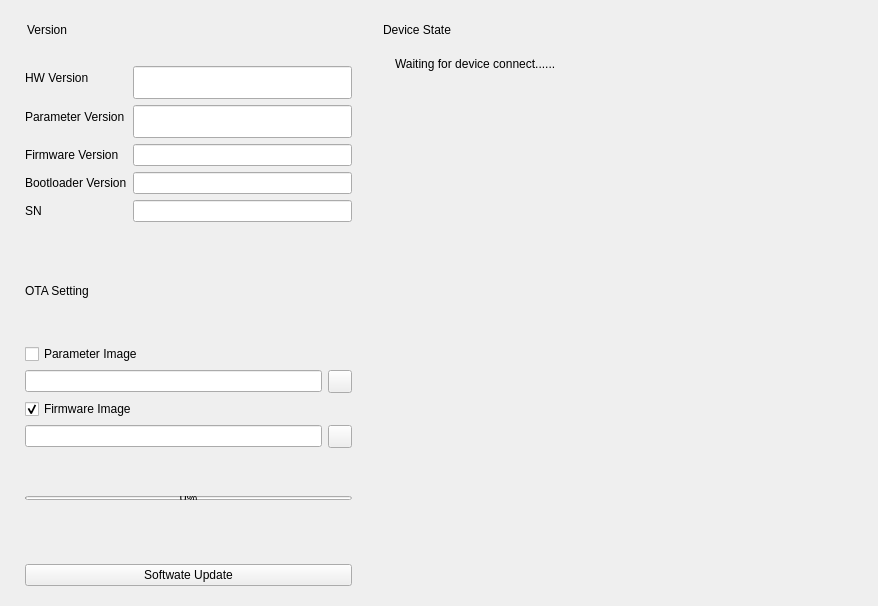
       <widget class="QWidget" name="BMS_TAB">
        <attribute name="title">
         <string>BMS</string>
        </attribute>
        <layout class="QHBoxLayout" name="horizontalLayout_18">
         <item>
          <widget class="CardWidget" name="SettingCard_3">
           <property name="sizePolicy">
            <sizepolicy hsizetype="Preferred" vsizetype="Expanding">
             <horstretch>0</horstretch>
             <verstretch>0</verstretch>
            </sizepolicy>
           </property>
           <property name="minimumSize">
            <size>
             <width>350</width>
             <height>0</height>
            </size>
           </property>
           <property name="maximumSize">
            <size>
             <width>400</width>
             <height>16777215</height>
            </size>
           </property>
           <property name="styleSheet">
            <string notr="true"/>
           </property>
           <layout class="QVBoxLayout" name="verticalLayout_14">
            <item>
             <layout class="QVBoxLayout" name="verticalLayout_15">
              <item>
               <layout class="QHBoxLayout" name="horizontalLayout_15">
                <property name="leftMargin">
                 <number>5</number>
                </property>
                <item>
                 <spacer name="horizontalSpacer_16">
                  <property name="orientation">
                   <enum>Qt::Horizontal</enum>
                  </property>
                  <property name="sizeType">
                   <enum>QSizePolicy::Fixed</enum>
                  </property>
                  <property name="sizeHint" stdset="0">
                   <size>
                    <width>2</width>
                    <height>20</height>
                   </size>
                  </property>
                 </spacer>
                </item>
                <item>
                 <widget class="StrongBodyLabel" name="ParamConfLabel_3">
                  <property name="text">
                   <string>Version</string>
                  </property>
                 </widget>
                </item>
                <item>
                 <spacer name="horizontalSpacer_17">
                  <property name="orientation">
                   <enum>Qt::Horizontal</enum>
                  </property>
                  <property name="sizeHint" stdset="0">
                   <size>
                    <width>40</width>
                    <height>20</height>
                   </size>
                  </property>
                 </spacer>
                </item>
               </layout>
              </item>
              <item>
               <layout class="QVBoxLayout" name="verticalLayout_16">
                <property name="leftMargin">
                 <number>5</number>
                </property>
                <property name="topMargin">
                 <number>10</number>
                </property>
                <item>
                 <layout class="QFormLayout" name="formLayout_3">
                  <property name="topMargin">
                   <number>10</number>
                  </property>
                  <property name="bottomMargin">
                   <number>10</number>
                  </property>
                  <item row="0" column="0">
                   <widget class="BodyLabel" name="BodyLabel_PID_3">
                    <property name="sizePolicy">
                     <sizepolicy hsizetype="Expanding" vsizetype="Preferred">
                      <horstretch>0</horstretch>
                      <verstretch>0</verstretch>
                     </sizepolicy>
                    </property>
                    <property name="minimumSize">
                     <size>
                      <width>0</width>
                      <height>0</height>
                     </size>
                    </property>
                    <property name="maximumSize">
                     <size>
                      <width>16777215</width>
                      <height>16777215</height>
                     </size>
                    </property>
                    <property name="text">
                     <string>HW Version</string>
                    </property>
                   </widget>
                  </item>
                  <item row="0" column="1">
                   <widget class="LineEdit" name="HWVersion_3">
                    <property name="sizePolicy">
                     <sizepolicy hsizetype="Expanding" vsizetype="Fixed">
                      <horstretch>0</horstretch>
                      <verstretch>0</verstretch>
                     </sizepolicy>
                    </property>
                    <property name="minimumSize">
                     <size>
                      <width>180</width>
                      <height>33</height>
                     </size>
                    </property>
                    <property name="text">
                     <string/>
                    </property>
                    <property name="readOnly">
                     <bool>true</bool>
                    </property>
                    <property name="clearButtonEnabled">
                     <bool>false</bool>
                    </property>
                   </widget>
                  </item>
                  <item row="1" column="0">
                   <widget class="BodyLabel" name="BodyLabel_MAC_3">
                    <property name="sizePolicy">
                     <sizepolicy hsizetype="Expanding" vsizetype="Preferred">
                      <horstretch>0</horstretch>
                      <verstretch>0</verstretch>
                     </sizepolicy>
                    </property>
                    <property name="minimumSize">
                     <size>
                      <width>39</width>
                      <height>0</height>
                     </size>
                    </property>
                    <property name="maximumSize">
                     <size>
                      <width>16777215</width>
                      <height>16777215</height>
                     </size>
                    </property>
                    <property name="text">
                     <string>Parameter Version</string>
                    </property>
                   </widget>
                  </item>
                  <item row="1" column="1">
                   <widget class="LineEdit" name="ParameterVersion_3">
                    <property name="sizePolicy">
                     <sizepolicy hsizetype="Expanding" vsizetype="Fixed">
                      <horstretch>0</horstretch>
                      <verstretch>0</verstretch>
                     </sizepolicy>
                    </property>
                    <property name="minimumSize">
                     <size>
                      <width>154</width>
                      <height>33</height>
                     </size>
                    </property>
                    <property name="text">
                     <string/>
                    </property>
                    <property name="readOnly">
                     <bool>true</bool>
                    </property>
                    <property name="clearButtonEnabled">
                     <bool>true</bool>
                    </property>
                   </widget>
                  </item>
                  <item row="2" column="0">
                   <widget class="BodyLabel" name="BodyLabel_7">
                    <property name="text">
                     <string>Firmware Version</string>
                    </property>
                   </widget>
                  </item>
                  <item row="2" column="1">
                   <widget class="LineEdit" name="FirmwareVersion_3">
                    <property name="readOnly">
                     <bool>true</bool>
                    </property>
                   </widget>
                  </item>
                  <item row="3" column="0">
                   <widget class="BodyLabel" name="BodyLabel_8">
                    <property name="text">
                     <string>Bootloader Version</string>
                    </property>
                   </widget>
                  </item>
                  <item row="3" column="1">
                   <widget class="LineEdit" name="BootVersion_3">
                    <property name="readOnly">
                     <bool>true</bool>
                    </property>
                   </widget>
                  </item>
                  <item row="4" column="0">
                   <widget class="BodyLabel" name="BodyLabel_9">
                    <property name="text">
                     <string>SN</string>
                    </property>
                   </widget>
                  </item>
                  <item row="4" column="1">
                   <widget class="LineEdit" name="SN_3"/>
                  </item>
                 </layout>
                </item>
                <item>
                 <spacer name="verticalSpacer_12">
                  <property name="orientation">
                   <enum>Qt::Vertical</enum>
                  </property>
                  <property name="sizeHint" stdset="0">
                   <size>
                    <width>20</width>
                    <height>40</height>
                   </size>
                  </property>
                 </spacer>
                </item>
                <item>
                 <widget class="HorizontalSeparator" name="HorizontalSeparator_3"/>
                </item>
                <item>
                 <widget class="StrongBodyLabel" name="StrongBodyLabel_3">
                  <property name="sizePolicy">
                   <sizepolicy hsizetype="Preferred" vsizetype="Expanding">
                    <horstretch>0</horstretch>
                    <verstretch>0</verstretch>
                   </sizepolicy>
                  </property>
                  <property name="minimumSize">
                   <size>
                    <width>0</width>
                    <height>0</height>
                   </size>
                  </property>
                  <property name="text">
                   <string>OTA Setting</string>
                  </property>
                 </widget>
                </item>
                <item>
                 <spacer name="verticalSpacer_13">
                  <property name="orientation">
                   <enum>Qt::Vertical</enum>
                  </property>
                  <property name="sizeHint" stdset="0">
                   <size>
                    <width>20</width>
                    <height>40</height>
                   </size>
                  </property>
                 </spacer>
                </item>
                <item>
                 <widget class="CheckBox" name="CheckBox_Param_3">
                  <property name="enabled">
                   <bool>true</bool>
                  </property>
                  <property name="text">
                   <string>Parameter Image</string>
                  </property>
                  <property name="iconSize">
                   <size>
                    <width>8</width>
                    <height>8</height>
                   </size>
                  </property>
                 </widget>
                </item>
                <item>
                 <layout class="QHBoxLayout" name="horizontalLayout_16">
                  <property name="topMargin">
                   <number>0</number>
                  </property>
                  <item>
                   <widget class="LineEdit" name="ParamFileName_3"/>
                  </item>
                  <item>
                   <widget class="ToolButton" name="ParamFileToolButton_3">
                    <property name="text">
                     <string/>
                    </property>
                   </widget>
                  </item>
                 </layout>
                </item>
                <item>
                 <widget class="CheckBox" name="CheckBox_Firmware_3">
                  <property name="text">
                   <string>Firmware Image</string>
                  </property>
                  <property name="checked">
                   <bool>true</bool>
                  </property>
                 </widget>
                </item>
                <item>
                 <layout class="QHBoxLayout" name="horizontalLayout_17">
                  <property name="topMargin">
                   <number>0</number>
                  </property>
                  <item>
                   <widget class="LineEdit" name="FirmFileName_3"/>
                  </item>
                  <item>
                   <widget class="ToolButton" name="FirmFileToolButton_3"/>
                  </item>
                 </layout>
                </item>
                <item>
                 <spacer name="verticalSpacer_14">
                  <property name="orientation">
                   <enum>Qt::Vertical</enum>
                  </property>
                  <property name="sizeHint" stdset="0">
                   <size>
                    <width>20</width>
                    <height>40</height>
                   </size>
                  </property>
                 </spacer>
                </item>
                <item>
                 <widget class="ProgressBar" name="UpdateProgressBar_3">
                  <property name="sizePolicy">
                   <sizepolicy hsizetype="Expanding" vsizetype="Minimum">
                    <horstretch>0</horstretch>
                    <verstretch>0</verstretch>
                   </sizepolicy>
                  </property>
                  <property name="minimumSize">
                   <size>
                    <width>0</width>
                    <height>4</height>
                   </size>
                  </property>
                  <property name="maximumSize">
                   <size>
                    <width>16777215</width>
                    <height>0</height>
                   </size>
                  </property>
                  <property name="baseSize">
                   <size>
                    <width>0</width>
                    <height>0</height>
                   </size>
                  </property>
                  <property name="autoFillBackground">
                   <bool>false</bool>
                  </property>
                  <property name="value">
                   <number>0</number>
                  </property>
                  <property name="textVisible">
                   <bool>true</bool>
                  </property>
                  <property name="orientation">
                   <enum>Qt::Horizontal</enum>
                  </property>
                  <property name="invertedAppearance">
                   <bool>false</bool>
                  </property>
                  <property name="textDirection">
                   <enum>QProgressBar::TopToBottom</enum>
                  </property>
                  <property name="useAni">
                   <bool>false</bool>
                  </property>
                  <property name="val">
                   <double>0.000000000000000</double>
                  </property>
                 </widget>
                </item>
                <item>
                 <spacer name="verticalSpacer_15">
                  <property name="orientation">
                   <enum>Qt::Vertical</enum>
                  </property>
                  <property name="sizeHint" stdset="0">
                   <size>
                    <width>20</width>
                    <height>40</height>
                   </size>
                  </property>
                 </spacer>
                </item>
                <item>
                 <widget class="BodyLabel" name="OTAStateLabel_3">
                  <property name="text">
                   <string/>
                  </property>
                  <property name="alignment">
                   <set>Qt::AlignCenter</set>
                  </property>
                 </widget>
                </item>
                <item>
                 <widget class="PrimaryPushButton" name="ButtonStartTest_3">
                  <property name="sizePolicy">
                   <sizepolicy hsizetype="Expanding" vsizetype="Fixed">
                    <horstretch>0</horstretch>
                    <verstretch>0</verstretch>
                   </sizepolicy>
                  </property>
                  <property name="text">
                   <string>Softwate Update</string>
                  </property>
                  <property name="autoDefault">
                   <bool>true</bool>
                  </property>
                 </widget>
                </item>
               </layout>
              </item>
             </layout>
            </item>
           </layout>
          </widget>
         </item>
         <item>
          <widget class="CardWidget" name="DeviceCard_3">
           <property name="sizePolicy">
            <sizepolicy hsizetype="Preferred" vsizetype="Preferred">
             <horstretch>0</horstretch>
             <verstretch>0</verstretch>
            </sizepolicy>
           </property>
           <property name="minimumSize">
            <size>
             <width>500</width>
             <height>0</height>
            </size>
           </property>
           <property name="maximumSize">
            <size>
             <width>16777215</width>
             <height>16777215</height>
            </size>
           </property>
           <layout class="QVBoxLayout" name="verticalLayout_10">
            <property name="sizeConstraint">
             <enum>QLayout::SetDefaultConstraint</enum>
            </property>
            <item>
             <layout class="QVBoxLayout" name="verticalLayout_11" stretch="0,0,0">
              <property name="sizeConstraint">
               <enum>QLayout::SetMinAndMaxSize</enum>
              </property>
              <item>
               <layout class="QHBoxLayout" name="horizontalLayout_14">
                <property name="leftMargin">
                 <number>5</number>
                </property>
                <item>
                 <spacer name="horizontalSpacer_14">
                  <property name="orientation">
                   <enum>Qt::Horizontal</enum>
                  </property>
                  <property name="sizeType">
                   <enum>QSizePolicy::Fixed</enum>
                  </property>
                  <property name="sizeHint" stdset="0">
                   <size>
                    <width>2</width>
                    <height>20</height>
                   </size>
                  </property>
                 </spacer>
                </item>
                <item>
                 <widget class="StrongBodyLabel" name="DataProgressLabel_3">
                  <property name="text">
                   <string>Device State</string>
                  </property>
                 </widget>
                </item>
                <item>
                 <spacer name="horizontalSpacer_15">
                  <property name="orientation">
                   <enum>Qt::Horizontal</enum>
                  </property>
                  <property name="sizeHint" stdset="0">
                   <size>
                    <width>40</width>
                    <height>20</height>
                   </size>
                  </property>
                 </spacer>
                </item>
               </layout>
              </item>
              <item>
               <layout class="QVBoxLayout" name="DeviceStateLayout_3">
                <property name="leftMargin">
                 <number>6</number>
                </property>
                <property name="topMargin">
                 <number>6</number>
                </property>
                <item>
                 <layout class="QHBoxLayout" name="horizontalLayout_25">
                  <property name="topMargin">
                   <number>5</number>
                  </property>
                  <item>
                   <widget class="IconInfoBadge" name="connStateIcon_3">
                    <property name="textFormat">
                     <enum>Qt::AutoText</enum>
                    </property>
                    <property name="level" stdset="0">
                     <string>Success</string>
                    </property>
                   </widget>
                  </item>
                  <item>
                   <widget class="BodyLabel" name="connStateLabel_3">
                    <property name="sizePolicy">
                     <sizepolicy hsizetype="Fixed" vsizetype="Preferred">
                      <horstretch>0</horstretch>
                      <verstretch>0</verstretch>
                     </sizepolicy>
                    </property>
                    <property name="minimumSize">
                     <size>
                      <width>0</width>
                      <height>0</height>
                     </size>
                    </property>
                    <property name="text">
                     <string>Waiting for device connect......</string>
                    </property>
                    <property name="alignment">
                     <set>Qt::AlignLeading|Qt::AlignLeft|Qt::AlignTop</set>
                    </property>
                   </widget>
                  </item>
                  <item>
                   <spacer name="horizontalSpacer_3">
                    <property name="orientation">
                     <enum>Qt::Horizontal</enum>
                    </property>
                    <property name="sizeHint" stdset="0">
                     <size>
                      <width>40</width>
                      <height>20</height>
                     </size>
                    </property>
                   </spacer>
                  </item>
                 </layout>
                </item>
               </layout>
              </item>
              <item>
               <spacer name="verticalSpacer_11">
                <property name="orientation">
                 <enum>Qt::Vertical</enum>
                </property>
                <property name="sizeHint" stdset="0">
                 <size>
                  <width>20</width>
                  <height>40</height>
                 </size>
                </property>
               </spacer>
              </item>
             </layout>
            </item>
           </layout>
          </widget>
         </item>
        </layout>
       </widget>
